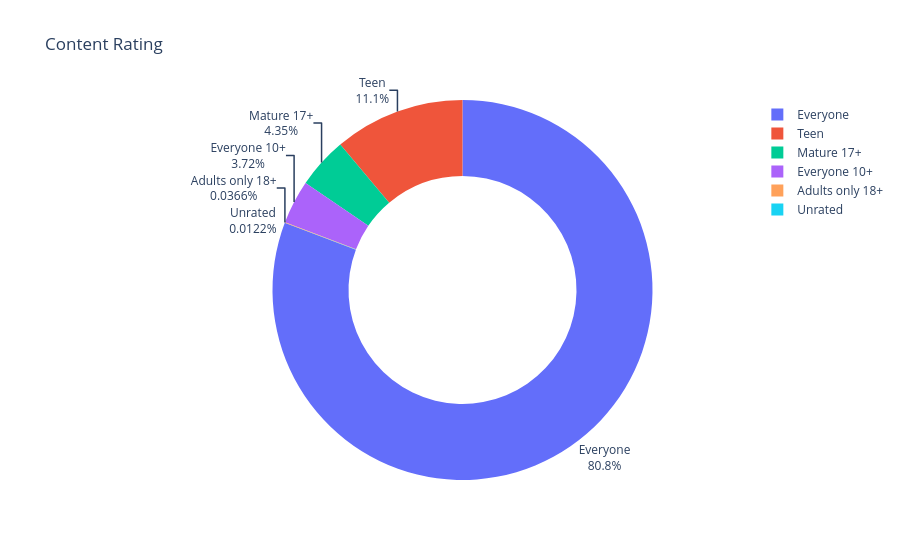

Write notebook code for a chart like this one.
### Code cell
fig = px.pie(
    labels=ratings.index,
    values=ratings.values,
    title="Content Rating",
    names=ratings.index,
    hole=0.6
)

fig.update_traces(
    textposition='outside',
    textinfo='percent+label'
)

fig.show()

### Figure 1 — Plotly figure (JSON) as saved in the notebook; plotly's stock layout.template omitted (floating-point values rounded to 4 significant figures)
{"data": [{"domain": {"x": [0, 1], "y": [0, 1]}, "hole": 0.6, "hovertemplate": "label=%{label}<br>value=%{value}<extra></extra>", "labels": ["Everyone", "Teen", "Mature 17+", "Everyone 10+", "Adults only 18+", "Unrated"], "legendgroup": "", "name": "", "showlegend": true, "textinfo": "percent+label", "textposition": "outside", "type": "pie", "values": [6621, 912, 357, 305, 3, 1]}], "layout": {"legend": {"tracegroupgap": 0}, "title": {"text": "Content Rating"}}}
